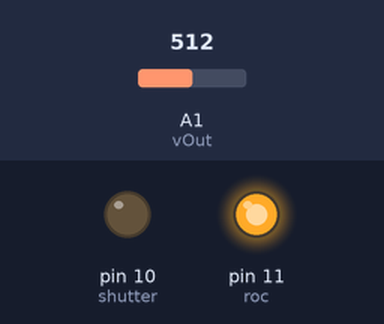
The sketch below on a simulated Arduino Uno, built with avr-gcc and run on an emulated ATmega328P. Shown: output pins drawn as LEDs (lit = HIGH). The test bench sets the inputs (shaded band); at power-on: A1 (vOut) = 512. Pins used as bus, display or sensor lines are not drawn; what the sketch prints to the serial monitor is not drawn.

Above: at 1.2 s.
1.3 s: A1 (vOut) set to 986
4.3 s: A1 (vOut) set to 1015
Timing chart, 0 to 7.3 s (numbered marks = the images above; inputs shaded):
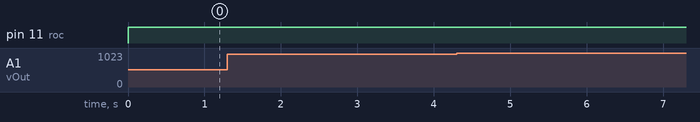

The sketch:

CCD_test1.ino
```cpp
int vOut = A1;               //connected to pin 1
int clock = 9;               //connected to pin 5
int shutter = 10;            //connected to pin 9
int roc = 11;                //connected to pin 11
/* sensor pins 8, 22, and 21 conneced to 5V.
	pin 20 connected 9V.
	Pins 4, 10, 19, and 12 connected to GND
	*/

unsigned int upArray[2048/100];
unsigned int downArray[2048/100];

void setup(){
	Serial.begin(9600);
	pinMode(clock, OUTPUT);
	pinMode(shutter, OUTPUT);
	pinMode(roc, OUTPUT);
        Serial.print("STARTING\n");
}

void loop(){
	digitalWrite(roc, LOW);
	delay(1);
	digitalWrite(roc, HIGH);
	for(int i = 0; i < 33; ++i){
		digitalWrite(clock, LOW);
		digitalWrite(clock, HIGH);
	}

	for(int i = 0; i < 2048; ++i){
		digitalWrite(clock, LOW);
//		array[i] = analogRead(vOut);
                if(i % 100 == 0){
                  downArray[i/100] = analogRead(vOut);
		 // Serial.print(i/100);
		//  Serial.print(" - ");
           //       if(i < 1000){Serial.print(" ");}
	  //	  Serial.print(array[i]);
            //      Serial.print(analogRead(vOut));
	//	  Serial.print("\n");
		}
                digitalWrite(clock, HIGH);
                if(i % 100 == 0){
                  upArray[i/100] = analogRead(vOut);
		}
	}

	for(int i = 0; i < 7; ++i){
		digitalWrite(clock, LOW);
		digitalWrite(clock, HIGH);
	}
        for(int i = 0; i < 20; ++i){
		digitalWrite(clock, LOW);
		  Serial.print(i);
		  Serial.print(" - ");
	  	  Serial.print(upArray[i]);
                  Serial.print(" - ");
	  	  Serial.print(downArray[i]);
		  Serial.print("\n");
                digitalWrite(clock, HIGH);
	}
	Serial.print("-------------------------------\n\n");

	//delay(1000);
          for(int i = 0; i < 500; ++i){
		digitalWrite(clock, LOW);
                delay(1);
		digitalWrite(clock, HIGH);
                delay(1);
	}
        //digitalWrite(shutter, LOW);
        //delay(1);
        //digitalWrite(shutter, HIGH);
    }
```
